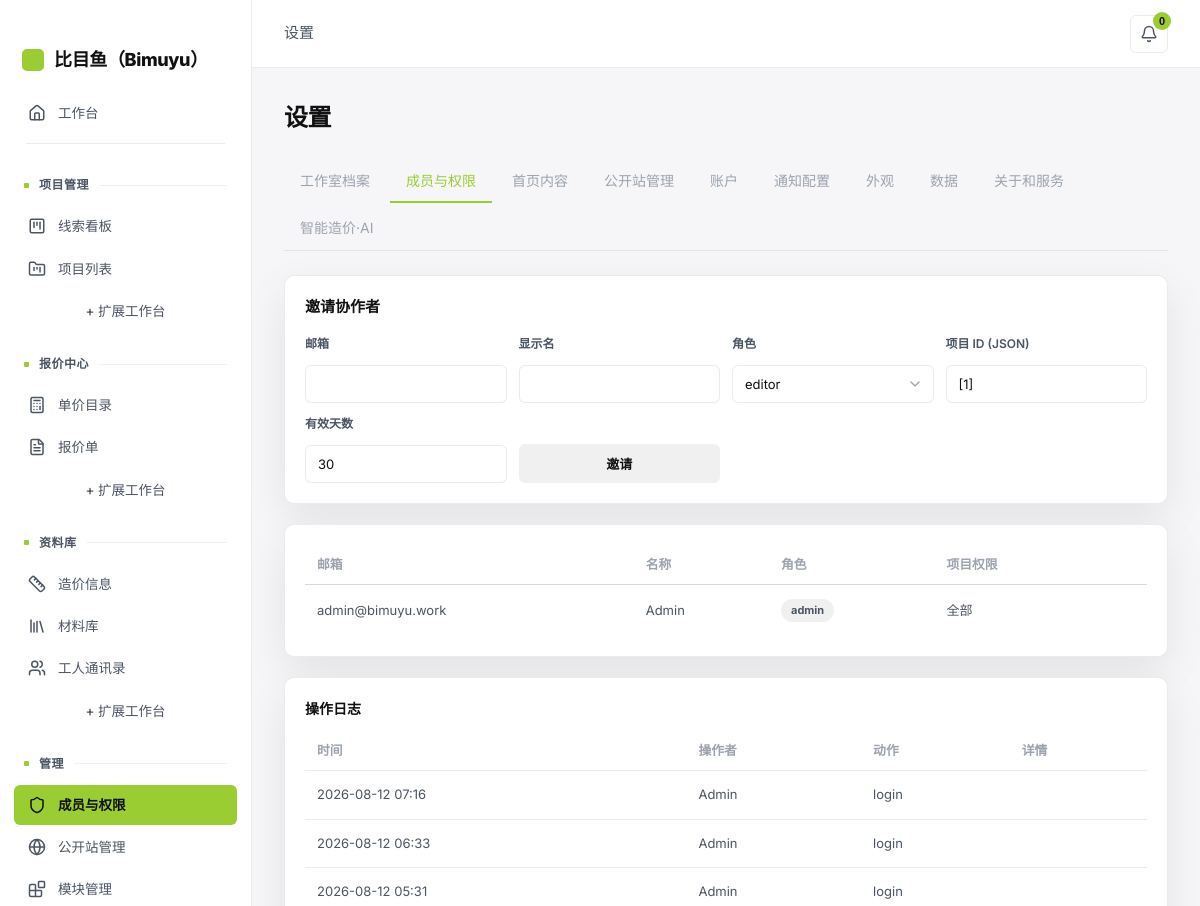
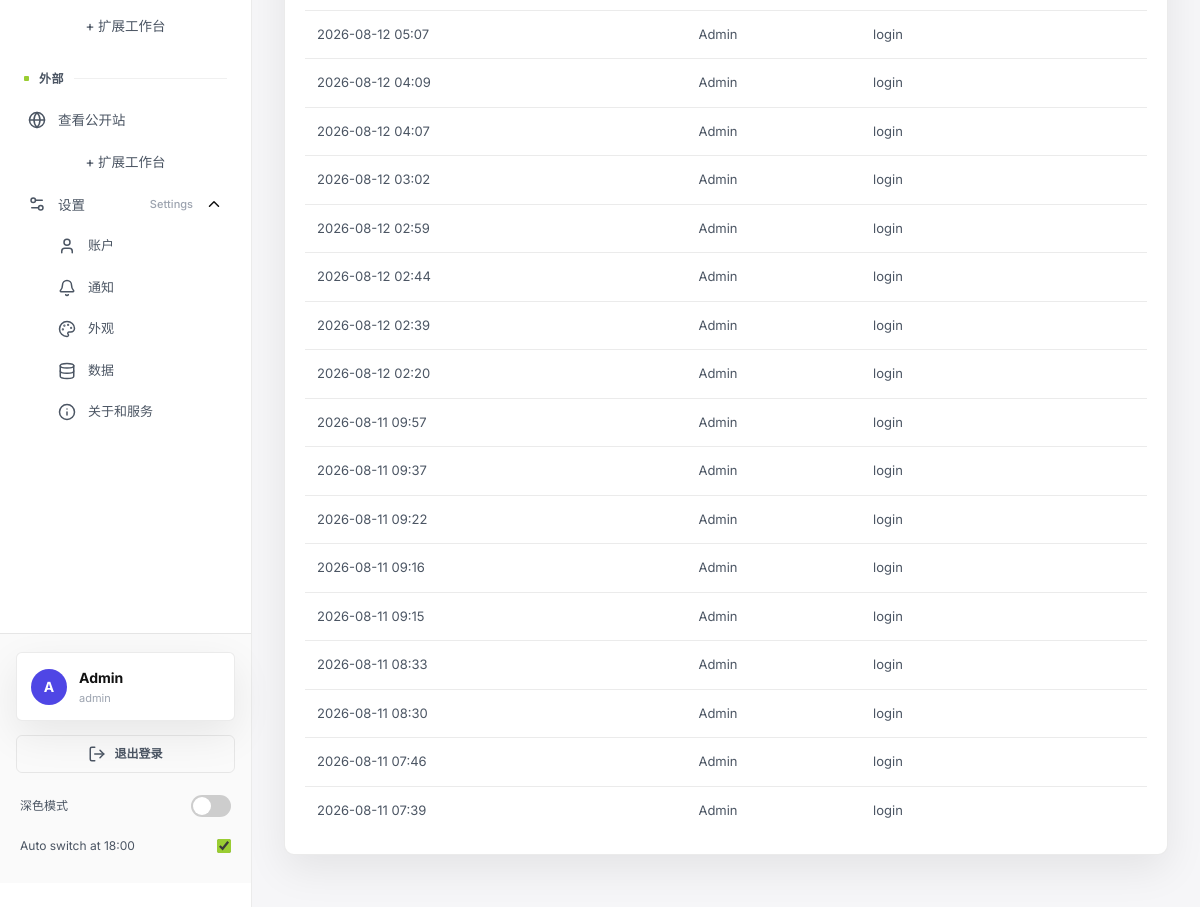
The page /app/settings?tab=members (signed in) on the database as committed earlier (2 pictures, top to bottom).
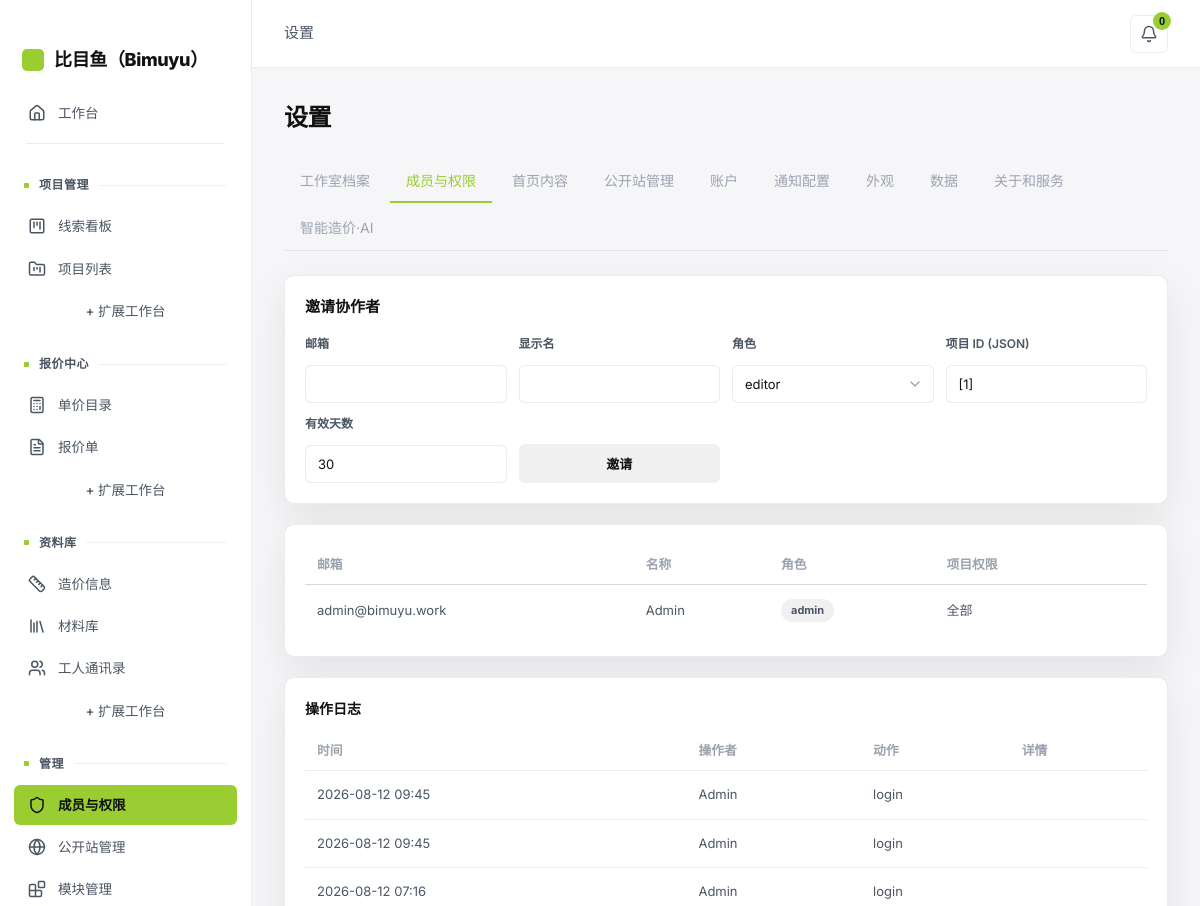
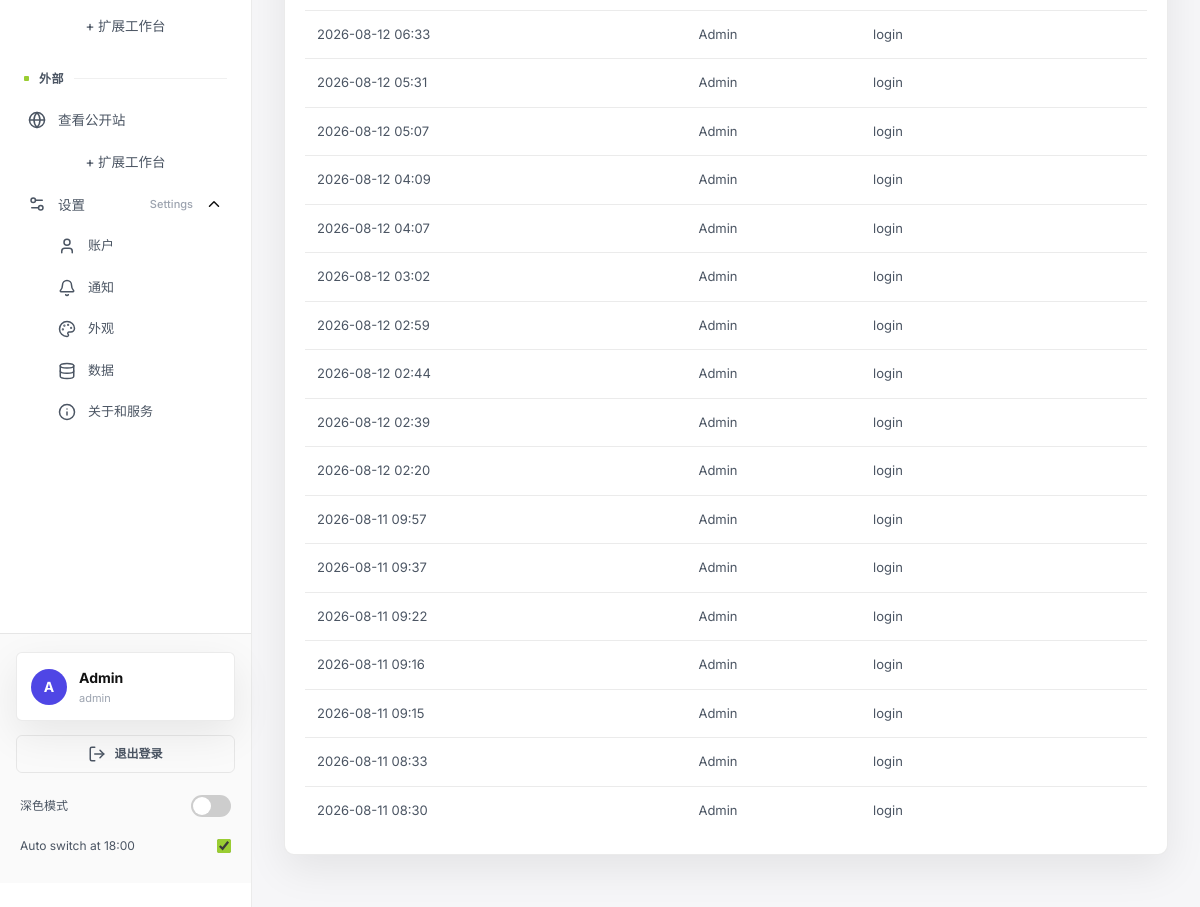
The same page on the database as committed later (2 pictures, top to bottom).
### tables this page shows
CREATE TABLE collaborators (
  id INTEGER PRIMARY KEY AUTOINCREMENT,
  email TEXT UNIQUE NOT NULL,
  password_hash TEXT NOT NULL,
  display_name TEXT,
  role TEXT DEFAULT 'viewer',
  project_ids TEXT DEFAULT '[]',
  invited_by TEXT,
  invited_at DATETIME,
  expires_at DATETIME,
  last_access_at DATETIME,
  revoked BOOLEAN DEFAULT FALSE,
  token TEXT
, avatar_url TEXT, username TEXT, membership_level TEXT DEFAULT 'standard', login_days INTEGER DEFAULT 0, earnings REAL DEFAULT 0, onboarding_done INTEGER DEFAULT 0);

CREATE TABLE audit_log (
  id INTEGER PRIMARY KEY AUTOINCREMENT,
  actor_id INTEGER,
  action TEXT,
  target_type TEXT,
  target_id INTEGER,
  detail TEXT,
  created_at DATETIME DEFAULT CURRENT_TIMESTAMP
);

### app/routers/settings.py (the view)
@router.get("", response_class=HTMLResponse)
async def settings_index(request: Request, user: dict = Depends(require_admin),     tab: str = "profile"):
    _ensure_account_columns()
    with db_session() as conn:
        studio = row_to_dict(conn.execute("SELECT * FROM studio_profile WHERE id = 1").fetchone())
        collaborators = rows_to_list(
            conn.execute(
                "SELECT * FROM collaborators WHERE revoked = 0 ORDER BY role, email"
            ).fetchall()
        )
        cases = rows_to_list(
            conn.execute("SELECT * FROM cases ORDER BY sort_order, id DESC").fetchall()
        )
        pages = rows_to_list(conn.execute("SELECT * FROM pages").fetchall())
        audit = rows_to_list(
            conn.execute(
                "SELECT a.*, c.display_name, c.email FROM audit_log a "
                "LEFT JOIN collaborators c ON a.actor_id = c.id "
                "ORDER BY a.created_at DESC LIMIT 50"
            ).fetchall()
        )
        projects = rows_to_list(conn.execute("SELECT id, code, name FROM projects").fetchall())
        site_config_rows = rows_to_list(
            conn.execute("SELECT key, value FROM site_config").fetchall()
        )
        client_logos = rows_to_list(
            conn.execute("SELECT * FROM site_client_logos ORDER BY sort_order").fetchall()
        )
    site_config = {r["key"]: r["value"] for r in site_config_rows}
    return templates.TemplateResponse(
        "app/settings/index.html",
        {
            "request": request,
            "user": user,
            "tab": tab,
            "studio": studio,
            "collaborators": collaborators,
            "cases": cases,
            "pages": pages,
            "contact": load_contact(),
            "audit": audit,
            "projects": projects,
            "site": site_config,
            "client_logos": client_logos,
            "prefs": notif.prefs(),
        },
    )

### templates/app/settings/index.html (shortened to what this page needs)
{% extends "app/base.html" %}
{% block content %}
<div class="app-header"><h1>设置</h1></div>
<div class="tabs">
  <a class="tab {% if tab == 'profile' %}active{% endif %}" href="?tab=profile">工作室档案</a>
  <a class="tab {% if tab == 'members' %}active{% endif %}" href="?tab=members">成员与权限</a>
  <a class="tab {% if tab == 'homepage' %}active{% endif %}" href="?tab=homepage">首页内容</a>
  <a class="tab {% if tab == 'public' %}active{% endif %}" href="?tab=public">公开站管理</a>
  <a class="tab {% if tab == 'account' %}active{% endif %}" href="?tab=account">账户</a>
  <a class="tab {% if tab == 'notification' %}active{% endif %}" href="?tab=notification">通知配置</a>
  <a class="tab {% if tab == 'appearance' %}active{% endif %}" href="?tab=appearance">外观</a>
  <a class="tab {% if tab == 'data' %}active{% endif %}" href="?tab=data">数据</a>
  <a class="tab {% if tab == 'about' or tab == 'license' %}active{% endif %}" href="?tab=about">关于和服务</a>
  <a class="tab" href="/app/settings/ai-cost">智能造价·AI</a>
</div>
{% if tab == 'profile' %}
<div class="card">
  <form method="post" action="/app/settings/profile">
    <div style="display:grid;grid-template-columns:1fr 1fr;gap:16px">
      <div class="form-group"><label>工作室名称</label><input name="name" value="{{ studio.name or '' }}"></div>
      <div class="form-group"><label>地址</label><input name="address" value="{{ studio.address or '' }}"></div>
      <div class="form-group" style="grid-column:1/-1"><label>简介</label><textarea name="description">{{ studio.description or '' }}</textarea></div>
      <div class="form-group"><label>税号</label><input name="tax_id" value="{{ studio.tax_id or '' }}"></div>
      <div class="form-group"><label>银行账户</label><input name="bank_account" value="{{ studio.bank_account or '' }}"></div>
      <div class="form-group" style="grid-column:1/-1"><label>邮件签名</label><textarea name="email_signature">{{ studio.email_signature or '' }}</textarea></div>
      <div class="form-group" style="grid-column:1/-1"><label>改稿政策</label><input name="revision_policy" value="{{ studio.revision_policy or '' }}"></div>
    </div>
    <h4 style="margin:24px 0 12px">默认定价基准 (%)</h4>
    <div style="display:grid;grid-template-columns:repeat(4,1fr);gap:12px">
      <div class="form-group"><label>设计费</label><input type="number" name="default_design_fee_pct" value="{{ studio.default_design_fee_pct or 15 }}" step="0.1"></div>
      <div class="form-group"><label>管理费</label><input type="number" name="default_management_fee_pct" value="{{ studio.default_management_fee_pct or 8 }}" step="0.1"></div>
      <div class="form-group"><label>税</label><input type="number" name="default_tax_pct" value="{{ studio.default_tax_pct or 6 }}" step="0.1"></div>
      <div class="form-group"><label>利润</label><input type="number" name="default_margin_pct" value="{{ studio.default_margin_pct or 25 }}" step="0.1"></div>
    </div>
    <button type="submit" class="btn" style="margin-top:20px">保存</button>
  </form>
</div>
{% elif tab == 'members' %}
<div class="card">
  <h3 style="margin-bottom:16px">邀请协作者</h3>
  <form method="post" action="/app/settings/collaborators/invite" style="display:grid;grid-template-columns:repeat(auto-fill,minmax(160px,1fr));gap:12px;align-items:end">
    <div class="form-group" style="margin:0"><label>邮箱</label><input type="email" name="email" required></div>
    <div class="form-group" style="margin:0"><label>显示名</label><input name="display_name"></div>
    <div class="form-group" style="margin:0"><label>角色</label>
      <select name="role"><option value="editor">editor</option><option value="viewer">viewer</option><option value="installer">installer</option></select>
    </div>
    <div class="form-group" style="margin:0"><label>项目 ID (JSON)</label><input name="project_ids" value="[1]" placeholder='[1,2]'></div>
    <div class="form-group" style="margin:0"><label>有效天数</label><input type="number" name="expires_days" value="30"></div>
    <button type="submit" class="btn">邀请</button>
  </form>
</div>
<div class="card">
  <table>
    <thead><tr><th>邮箱</th><th>名称</th><th>角色</th><th>项目权限</th><th></th></tr></thead>
    <tbody>
      {% for c in collaborators %}
      <tr>
        <td>{{ c.email }}</td><td>{{ c.display_name or '—' }}</td><td><span class="badge">{{ c.role }}</span></td>
        <td>{{ c.project_ids or '全部' }}</td>
        <td>
        </td>
      </tr>
      {% endfor %}
    </tbody>
  </table>
</div>
{% if audit %}
<div class="card">
  <h4 style="margin-bottom:12px">操作日志</h4>
  <table>
    <thead><tr><th>时间</th><th>操作者</th><th>动作</th><th>详情</th></tr></thead>
    <tbody>
      {% for a in audit[:20] %}
      <tr>
        <td>{{ a.created_at[:16] if a.created_at else '' }}</td>
        <td>{{ a.display_name or a.email or '—' }}</td>
        <td>{{ a.action }}</td>
        <td>{{ a.detail or '' }}</td>
      </tr>
      {% endfor %}
    </tbody>
  </table>
</div>
{% endif %}
{% elif tab == 'data' %}
<div class="card">
  <h3 style="margin-bottom:8px">数据</h3>
  <p style="color:var(--muted);font-size:.85rem">导出 / 备份工作台数据（项目、报价、客户、资料库）。数据管理功能正在规划中。</p>
</div>
{% endif %}
{% endblock %}

### templates/app/base.html (shortened to what this page needs)
<!DOCTYPE html>
<html lang="zh-CN">
<head>
  <link rel="stylesheet" href="/static/css/style.css">
  <link rel="stylesheet" href="/static/css/halo.css?v=19">
  <link rel="stylesheet" href="/static/css/cockpit.css?v=3">
  <link rel="stylesheet" href="https://cdnjs.cloudflare.com/ajax/libs/cropperjs/1.6.1/cropper.min.css">
</head>
<body>
  <div class="app-layout">
    <aside class="app-sidebar">
      <div class="sidebar-brand">
        <span class="brand-mark" aria-hidden="true"></span>
        <span>比目鱼（Bimuyu）</span>
      </div>
      {% set cur = request.url.path %}
      {% set t = request.query_params.get('tab', '') %}
      {% set extend_base = "https://vsence.com/pricing" %}
      {% set _parts = cur.split('/') %}
      {% set _section = '/' + _parts[1] + ('/' + _parts[2] if _parts|length > 2 and _parts[2] != '' else '') %}
      {% set _title_map = {
        '/app': '工作台',
        '/app/dashboard': '工作台',
        '/dashboard': '工作台',
        '/app/pipeline': '线索看板',
        '/app/projects': '项目列表',
        '/app/quotes': '报价单',
        '/app/catalog': '单价目录',
        '/app/calculator': '造价信息',
        '/app/library': '材料库',
        '/app/workers': '工人通讯录',
        '/app/settings': '设置',
        '/app/modules': '模块管理',
        '/app/notifications': '消息中心',
        '/app/tasks': '待办'
      } %}
      {% set section_title = _title_map.get(_section, '工作台') %}
      <nav data-onb="nav">
        <ul class="app-nav">
          <li>
            <a href="/dashboard" class="nav-dash{% if cur == '/dashboard' or cur == '/app/dashboard' or cur == '/app/' %} active{% endif %}">
              <i data-lucide="home"></i>
              工作台
            </a>
          </li>
          <li class="nav-divider"></li>
          <li class="nav-section"><span class="nav-section__zh">项目管理</span></li>
          <li><a href="/app/pipeline" {% if cur == '/app/pipeline' %}class="active"{% endif %}><i data-lucide="kanban-square"></i>线索看板</a></li>
          <li><a href="/app/projects" {% if cur == '/app/projects' %}class="active"{% endif %}><i data-lucide="folder-kanban"></i>项目列表</a></li>
          <li><a class="nav-extend" href="{{ extend_base }}?from=projects" target="_blank" rel="noopener">+ 扩展工作台</a></li>
          <li class="nav-section"><span class="nav-section__zh">报价中心</span></li>
          <li><a href="/app/catalog" {% if cur == '/app/catalog' %}class="active"{% endif %}><i data-lucide="calculator"></i>单价目录</a></li>
          <li><a href="/app/quotes" {% if cur == '/app/quotes' %}class="active"{% endif %}><i data-lucide="file-text"></i>报价单</a></li>
          <li><a class="nav-extend" href="{{ extend_base }}?from=quotes" target="_blank" rel="noopener">+ 扩展工作台</a></li>
          <li class="nav-section"><span class="nav-section__zh">资料库</span></li>
          <li><a href="/app/calculator" {% if cur == '/app/calculator' %}class="active"{% endif %}><i data-lucide="ruler"></i>造价信息</a></li>
          <li><a href="/app/library" {% if cur == '/app/library' %}class="active"{% endif %}><i data-lucide="library"></i>材料库</a></li>
          <li><a href="/app/workers" {% if cur == '/app/workers' %}class="active"{% endif %}><i data-lucide="users"></i>工人通讯录</a></li>
          <li><a class="nav-extend" href="{{ extend_base }}?from=library" target="_blank" rel="noopener">+ 扩展工作台</a></li>
          {% if user and user.role == 'admin' %}
          <li class="nav-section"><span class="nav-section__zh">管理</span></li>
          <li><a href="/app/settings?tab=members" {% if cur == '/app/settings' and t == 'members' %}class="active"{% endif %}><i data-lucide="shield"></i>成员与权限</a></li>
          <li><a href="/app/settings?tab=public" {% if cur == '/app/settings' and t == 'public' %}class="active"{% endif %}><i data-lucide="globe"></i>公开站管理</a></li>
          <li><a href="/app/modules" {% if cur == '/app/modules' %}class="active"{% endif %}><i data-lucide="blocks"></i>模块管理</a></li>
          <li><a class="nav-extend" href="{{ extend_base }}?from=manage" target="_blank" rel="noopener">+ 扩展工作台</a></li>
          {% endif %}
          <li class="nav-section"><span class="nav-section__zh">外部</span></li>
          <li data-onb="public"><a href="/" target="_blank"><i data-lucide="globe"></i>查看公开站</a></li>
          <li><a class="nav-extend" href="{{ extend_base }}?from=external" target="_blank" rel="noopener">+ 扩展工作台</a></li>
          {% if user and user.role == 'admin' %}
          <li class="nav-dropdown {% if cur == '/app/settings' %}open{% endif %}" data-onb="settings">
            <button type="button" class="nav-dropdown__toggle" aria-haspopup="true" aria-expanded="{% if cur == '/app/settings' %}true{% else %}false{% endif %}" onclick="var d=this.parentElement;d.classList.toggle('open');this.setAttribute('aria-expanded',d.classList.contains('open'))">
              <span class="nav-dropdown__main"><i data-lucide="settings-2"></i><span class="nav-dropdown__zh">设置</span></span><span class="nav-dropdown__en">Settings</span>
              <i data-lucide="chevron-down" class="nav-dropdown__chevron"></i>
            </button>
            <ul class="nav-dropdown__menu">
              <li><a href="/app/settings?tab=account" {% if cur == '/app/settings' and t == 'account' %}class="active"{% endif %}><i data-lucide="user"></i>账户</a></li>
              <li><a href="/app/settings?tab=notification" {% if cur == '/app/settings' and t == 'notification' %}class="active"{% endif %}><i data-lucide="bell"></i>通知</a></li>
              <li><a href="/app/settings?tab=appearance" {% if cur == '/app/settings' and t == 'appearance' %}class="active"{% endif %}><i data-lucide="palette"></i>外观</a></li>
              <li><a href="/app/settings?tab=data" {% if cur == '/app/settings' and t == 'data' %}class="active"{% endif %}><i data-lucide="database"></i>数据</a></li>
              <li><a href="/app/settings?tab=about" {% if cur == '/app/settings' and t == 'about' %}class="active"{% endif %}><i data-lucide="info"></i>关于和服务</a></li>
            </ul>
          </li>
          {% endif %}
        </ul>
      </nav>
      <div class="sidebar-footer">
          <div class="sidebar-user" id="sidebarUser" data-onb="account"
               onclick="location.href='/app/account'" title="查看账户与权益">
            {% if user.avatar_url %}
            <img class="user-avatar" src="{{ user.avatar_url }}" alt="">
            {% else %}
            <span class="user-avatar" aria-hidden="true">{{ (user.display_name or user.username or user.email)[0:1] | upper }}</span>
            {% endif %}
            <div class="user-info">
              <span class="user-name">{{ user.display_name or user.username or user.email }}</span>
              <span class="user-role">{{ (user.role or 'member') | lower }}</span>
            </div>
          </div>
          <a href="/app/logout" class="sidebar-logout">
            <i data-lucide="log-out"></i>
            <span>退出登录</span>
          </a>
        <div class="theme-switch-row">
          <span class="theme-switch-label">深色模式</span>
          <label class="switch switch--small" title="Toggle dark / light theme">
            <span class="slider"></span>
          </label>
        </div>
        <label class="auto-toggle-row" title="Automatically switch to dark mode after 18:00">
          <span class="auto-label">Auto switch at 18:00</span>
          <input type="checkbox" id="autoToggle" onchange="toggleAuto()">
        </label>
      </div>
    </aside>
    <main class="app-main">
      <header class="app-topbar" data-onb="top">
        <div class="topbar-left">
          <span class="topbar-section">{{ section_title }}</span>
        </div>
        <div class="topbar-right">
          <div class="topbar-bell" id="bellWrap">
            <button type="button" class="topbar-bell__btn" id="bellBtn"
                    aria-label="消息中心" aria-haspopup="true" aria-expanded="false">
              <i data-lucide="bell"></i>
              <span class="topbar-bell__badge" id="bellBadge" hidden>0</span>
            </button>
          </div>
        </div>
      </header>
      <div class="content">
        {% block content %}{% endblock %}
      </div>
    </main>
  </div>
</body>
</html>

Rows that differ between the two databases and show on the page:
no longer on this page (row unchanged): audit_log: created_at "2026-08-11 07:46", display_name "Admin", action "login"
no longer on this page (row unchanged): audit_log: created_at "2026-08-11 07:39", display_name "Admin", action "login"
added audit_log: created_at "2026-08-12 09:45", display_name "Admin", action "login"
added audit_log: created_at "2026-08-12 09:45", display_name "Admin", action "login"
